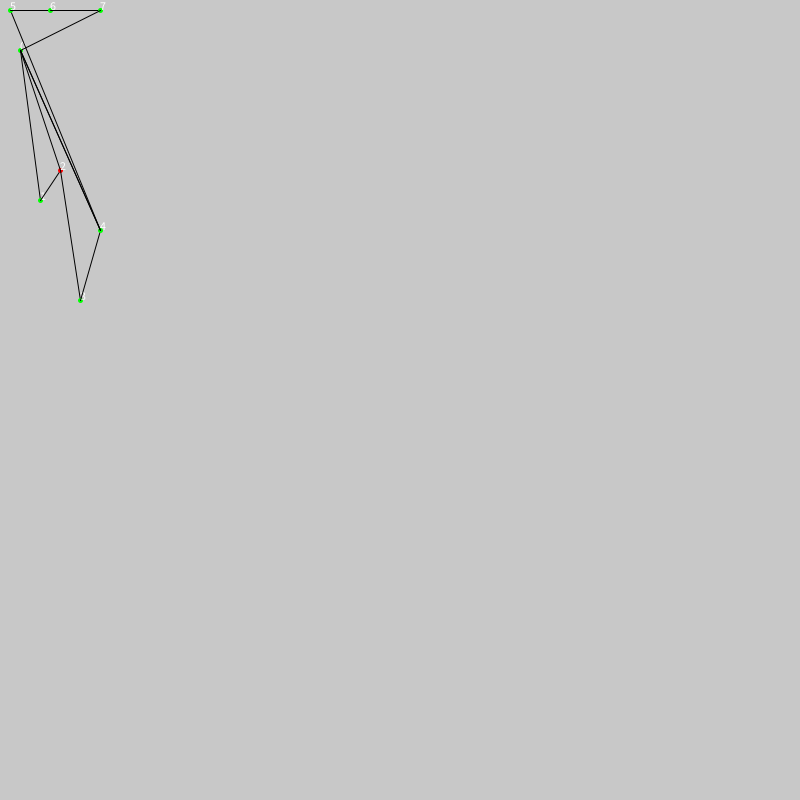
Frame 1 (no input)
Frame 60 (the mouse pressed at the canvas centre just before this capture): identical to frame 1, image omitted
Frame 120 (the mouse held since frame 60 and released just before this capture): identical to frame 1, image omitted

The Processing sketch that drew this single still picture (run headless with seeded random() and noise(); from frame 60 on, the mouse is pressed at the canvas centre):

// Processing sketch: polygon_convexisation
// ── polygon_convexisation.pde
ArrayList<Polygon> polygons;



void setup()
{
  size(800,800);
  polygons = new ArrayList<Polygon>();
  
  ArrayList<PVector> v = new ArrayList<PVector>();  
  v.add(new PVector(20,50));
  v.add(new PVector(40,200));
  v.add(new PVector(60,170));
  v.add(new PVector(80,300));
  v.add(new PVector(100,230));
  v.add(new PVector(10,10));
  v.add(new PVector(50,10));
  v.add(new PVector(100,10));
  
  polygons.add(new Polygon(v));
}

void mouseDragged()
{
  for(int i = 0;i < polygons.size();i++)
  {
    polygons.get(i).mouseOnDragged();
  }
}

PVector p1 = new PVector(0,0);
PVector p2 = new PVector(20,20);
PVector p3 = new PVector(20,20);
PVector p4 = new PVector(50,40);

void draw()
{
  background(200);

  
  for(int i = 0;i < polygons.size();i++)
  {
    polygons.get(i).render();
  }
}

// ── IndexSegment.pde
public class IndexSegment
{
  public int startIndex;
  public int endIndex;

  public IndexSegment(int si, int ei)
  {
    startIndex = si;
    endIndex = ei;
  }
}

// ── Pair.pde

public class Pair<T,U>
{
  public T first;
  public U second;
  
  public Pair() {}
  
  public Pair(T first, U second)
  {
    this.first = first;
    this.second = second;
  }
}

// ── Polygon.pde
public static final float anchorThickness = 10;

public class Polygon
{
  ArrayList<PVector> vertices;
  
  public Polygon(ArrayList<PVector> vertices)
  {
    this.vertices = vertices;
  }


  public void render()
  {
    int next;
    for(int i = 0;i < vertices.size();i++)
    {
      strokeWeight(5);
      if(isEar(i))
      {
        stroke(0,255,0);
        point(vertices.get(i).x, vertices.get(i).y);     
      }
      else
      {
        stroke(255,0,0);
        point(vertices.get(i).x, vertices.get(i).y);     
      }
      
      strokeWeight(1);
      stroke(0);
      
      text(i, vertices.get(i).x, vertices.get(i).y);
      
      next = next(i);
      line(vertices.get(i).x, vertices.get(i).y, vertices.get(next).x, vertices.get(next).y);
    }
    
    ArrayList<Segment> c_segments = convexise();
    
    if(c_segments != null)
    {
      for(int i = 0;i < c_segments.size();i++)
      {
        line(c_segments.get(i).start.x, c_segments.get(i).start.y, c_segments.get(i).end.x, c_segments.get(i).end.y);
      }
    }
  }
  
  public void update()
  {
    
  }
  
  public ArrayList<Segment> convexise()
  {
    if(isConvex())
      return null;
    ArrayList<Segment> convexisation_segments = new ArrayList<Segment>();
    ArrayList<ArrayList<Integer>> sub_poly_indices = new ArrayList<ArrayList<Integer>>();
    sub_poly_indices.add(new ArrayList<Integer>());
    for(int i = 0;i < vertices.size();i++)
    {
      sub_poly_indices.get(0).add(i);
    }
    
    Pair< Pair< ArrayList<Integer>, ArrayList<Integer> >, IndexSegment > splitted = split_polygon(sub_poly_indices.get(0));
    
    ArrayList<ArrayList<Integer>> sub_poly = new ArrayList<ArrayList<Integer>>();
    sub_poly.add(splitted.first.first);
    sub_poly.add(splitted.first.second);
    
    //println(splitted.first.first.size());
    //println(splitted.first.second.size());
    ArrayList<IndexSegment> iss = new ArrayList<IndexSegment>();
    iss.add(splitted.second);
    
    convexisation_segments.add(new Segment(vertices.get(splitted.second.startIndex),vertices.get(splitted.second.endIndex)));
    
    
    for(int i = 0;i < sub_poly.size();i++)
    {
      if(!constructFromIndices(sub_poly.get(i)).isConvex())
      {
        splitted = split_polygon(sub_poly.get(i)); // ---
        sub_poly.add(splitted.first.first);
        sub_poly.add(splitted.first.second);
        iss.add(splitted.second);
        convexisation_segments.add(new Segment(vertices.get(splitted.second.startIndex), vertices.get(splitted.second.endIndex)));
      }
    }
    
    //for(int i = 0;i < iss.size();i++)
    //{
    //  println("[" + iss.get(i).startIndex + "," + iss.get(i).endIndex + "]");
    //}
    //println("--------------------------------------------------");
    
    return convexisation_segments;
  }
  
  public IndexSegment pickValidSegmentFrom(ArrayList<Integer> indices)
  {
    if(indices.size() <= 3)
      return null;
    
    
    ArrayList<Segment> segs = this.getSegments();
    for(int i = 0;i < indices.size();i++)
    {
      for(int j = 0;j < indices.size();j++)
      {
        boolean isValid = true;
        if(abs(i - j) > 1)
        {
          Segment currentSeg = new Segment(vertices.get(indices.get(i)),vertices.get(indices.get(j)));
          PVector midPoint = new PVector(vertices.get(indices.get(i)).x,vertices.get(indices.get(i)).y).add(currentSeg.getVector().normalize());
          for(int k = 0;k < segs.size();k++)
          {
            if(LINE_LINE_BOOL(currentSeg, segs.get(k)) || !POLYPOINT_COLLIDING(midPoint) )//|| !isEar(indices, nextElementIndexArray(indices, j)))
            {
              isValid = false;
              break;
            }
          }
          if(isValid)
          {
            return new IndexSegment(indices.get(i), indices.get(j));
          }
        }
      }
      println("HERE");
    }
    
    return null;
  }
  
  public Polygon constructFromIndices(ArrayList<Integer> indices)
  {
    ArrayList<PVector> vert_from_indices = new ArrayList<PVector>();
    for(int i = 0;i < indices.size();i++)
    {
      vert_from_indices.add(vertices.get(indices.get(i)));
    }
    return new Polygon(vert_from_indices);
  }
  
  public boolean isConvex(ArrayList<Integer> indices)
  {
    for(int i = 0;i < indices.size();i++)
      if(!isEar(indices, i))
        return false;
    return true;
  }
  
  public boolean isConvex()
  {
    for(int i = 0;i < vertices.size();i++)
      if(!isEar(i))
        return false;
    return true;
  }
  
  public boolean POLYPOINT_COLLIDING(PVector point)
  {
    boolean collision = false;
    int next = 0;
    for(int i = 0;i < vertices.size();i++) {
      next = next(i);
      PVector vc = vertices.get(i);
      PVector vn = vertices.get(next);
      if( (vc.y > point.y) != (vn.y > point.y) && point.x < (vn.x-vc.x)*(point.y-vc.y) / (vn.y-vc.y) + vc.x)
        collision = !collision;
    }
    return collision;
  }
  
  public boolean isEar(int currentId)
  {
    int previousId = (currentId == 0) ? vertices.size() - 1 : currentId - 1;
    float diffX = vertices.get(previousId).x - vertices.get(currentId).x;
    float diffY = vertices.get(previousId).y - vertices.get(currentId).y;
    if(diffX == 0 || diffY == 0)
      return true;
    
    PVector seg_prev_current = new PVector(diffX, diffY).normalize();
    if(POLYPOINT_COLLIDING(new PVector(vertices.get(currentId).x, vertices.get(currentId).y).sub(seg_prev_current)))
      return false;
    return true;
  }
  
  public boolean isEar(ArrayList<Integer> indices, int currentId)
  {
    int previousId = previousElementIndexArray(indices, currentId);
    float diffX = vertices.get(indices.get(previousId)).x - vertices.get(indices.get(currentId)).x;
    float diffY = vertices.get(indices.get(previousId)).y - vertices.get(indices.get(currentId)).y;
    if(diffX == 0 || diffY == 0)
      return true;
      
    PVector seg_prev_current = new PVector(diffX, diffY).normalize();
    if(POLYPOINT_COLLIDING(new PVector(vertices.get(indices.get(currentId)).x, vertices.get(indices.get(currentId)).y).sub(seg_prev_current)))
      return false;
    return true;
  }
  
  
  public int next(int i)
  {
    return (i == vertices.size() - 1) ? 0 : i + 1;
  }
  
  public int previous(int i)
  {
    return (i == 0) ? vertices.size() - 1 : i - 1;
  }

  public ArrayList<Segment> getSegments(ArrayList<Integer> indices)
  {
    ArrayList<Segment> segments = new ArrayList<Segment>();
    for(int i = 0;i < indices.size();i++)
      segments.add(new Segment(vertices.get(indices.get(i)),vertices.get(indices.get(nextElementIndexArray(indices, i)))));
    return segments;
  }
  
  public ArrayList<Segment> getSegments()
  {
    ArrayList<Segment> segments = new ArrayList<Segment>();
    for(int i = 0;i < vertices.size();i++)
      segments.add(new Segment(vertices.get(i),vertices.get(next(i))));
    return segments;
  }

  
  public Pair< Pair< ArrayList<Integer>, ArrayList<Integer> >, IndexSegment > split_polygon(ArrayList<Integer> indices)
  {
    Pair< Pair< ArrayList<Integer>, ArrayList<Integer> >, IndexSegment > splitted = new Pair< Pair< ArrayList<Integer>, ArrayList<Integer> >, IndexSegment >(new Pair< ArrayList<Integer>, ArrayList<Integer> >(new ArrayList<Integer>(),new ArrayList<Integer>()), null);
    splitted.second = pickValidSegmentFrom(indices);
    
    
    for(int i = indices.indexOf(splitted.second.startIndex);i != nextElementIndexArray(indices,indices.indexOf(splitted.second.endIndex));i = nextElementIndexArray(indices, i))
    {
      splitted.first.first.add(indices.get(i));
    }
    
    for(int i = indices.indexOf(splitted.second.startIndex);i != previousElementIndexArray(indices, indices.indexOf(splitted.second.endIndex));i = previousElementIndexArray(indices, i))
    {
      splitted.first.second.add(indices.get(i));
    }
    
    println("--------------------------------------------------");
    println(splitted.first.first);
    println(splitted.first.second);
    
    
    return splitted;
  }
  
  public void mouseOnDragged()
  {
    for(int i = 0;i < vertices.size();i++)
    {
      if(vertices.get(i).x >= mouseX - anchorThickness && 
         vertices.get(i).x <= mouseX + anchorThickness &&
         vertices.get(i).y >= mouseY - anchorThickness && 
         vertices.get(i).y <= mouseY + anchorThickness)
      {
        vertices.get(i).x = mouseX;
        vertices.get(i).y = mouseY;
      }
    }
  }
  
}

public int nextElementIndexArray(ArrayList<Integer> array, int elementIndex)
{
  return (elementIndex == array.size() - 1) ? 0 : elementIndex + 1;
}

public int previousElementIndexArray(ArrayList<Integer> array, int elementIndex)
{
  return (elementIndex == 0) ? array.size() - 1 : elementIndex - 1;
}

public static boolean LINE_LINE_BOOL(Segment s1,Segment s2)
{
  double x1 = s1.start.x;
  double y1 = s1.start.y;
  double x2 = s1.end.x;
  double y2 = s1.end.y;
  double x3 = s2.start.x;
  double y3 = s2.start.y;
  double x4 = s2.end.x;
  double y4 = s2.end.y;
  
  double den = ((x4 - x3) * (y1 - y2) - (x1 - x2) * (y4 - y3));
  
  double uA = ((y3 - y4) * (x1 - x3) + (x4 - x3) * (y1 - y3)) / den;
  double uB = ((y1 - y2) * (x1 - x3) + (x2 - x1) * (y1 - y3)) / den;
  if(uA > 0 && uA < 1 && uB > 0 && uB < 1)
    return true;
  return false;
}
  
public static PVector LINE_LINE_INTER(Segment s1,Segment s2) {
  if(LINE_LINE_BOOL(s1,s2)) {
    double x1 = s1.start.x;
    double y1 = s1.start.y;
    double x2 = s1.end.x;
    double y2 = s1.end.y;
    double x3 = s2.start.x;
    double y3 = s2.start.y;
    double x4 = s2.end.x;
    double y4 = s2.end.y;

    double p_s1 = (y2-y1)/(x2-x1);
    double p_s2 = (y4-y3)/(x4-x3);

    double x_inter = (y3 - y1 - x3*p_s2 + x1*p_s1)/(p_s1 - p_s2);
    double y_inter = (p_s1*x_inter + (y1 - x1*p_s1));
    return new PVector((float)x_inter, (float)y_inter);
  }
  return null;
}

// ── Segment.pde
public class Segment
{
  public PVector start;
  public PVector end;
  
  public Segment(PVector start, PVector end)
  {
    this.start = start;
    this.end = end;
  }
  
  public PVector getVector()
  {
    return new PVector(end.x - start.x,end.y - start.y);
  }
  
  public float seg_dist()
  {
    return dist(start.x, start.y, end.x, end.y);
  }
}
